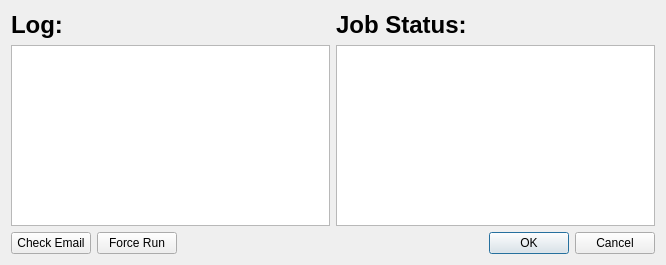
<?xml version="1.0" encoding="UTF-8"?>
<ui version="4.0">
 <class>Dialog</class>
 <widget class="QDialog" name="Dialog">
  <property name="geometry">
   <rect>
    <x>0</x>
    <y>0</y>
    <width>666</width>
    <height>265</height>
   </rect>
  </property>
  <property name="windowTitle">
   <string>Dialog</string>
  </property>
  <layout class="QVBoxLayout" name="verticalLayout_4">
   <item>
    <layout class="QVBoxLayout" name="verticalLayout_3">
     <item>
      <layout class="QHBoxLayout" name="horizontalLayout_4">
       <item>
        <layout class="QVBoxLayout" name="verticalLayout">
         <item>
          <layout class="QHBoxLayout" name="horizontalLayout">
           <item>
            <widget class="QLabel" name="label">
             <property name="text">
              <string>&lt;html&gt;&lt;head/&gt;&lt;body&gt;&lt;p&gt;&lt;span style=&quot; font-size:18pt; font-weight:600;&quot;&gt;Log:&lt;/span&gt;&lt;/p&gt;&lt;/body&gt;&lt;/html&gt;</string>
             </property>
            </widget>
           </item>
           <item>
            <spacer name="horizontalSpacer_2">
             <property name="orientation">
              <enum>Qt::Horizontal</enum>
             </property>
             <property name="sizeHint" stdset="0">
              <size>
               <width>40</width>
               <height>20</height>
              </size>
             </property>
            </spacer>
           </item>
          </layout>
         </item>
         <item>
          <widget class="QListWidget" name="listWidget_Log"/>
         </item>
        </layout>
       </item>
       <item>
        <layout class="QVBoxLayout" name="verticalLayout_2">
         <item>
          <layout class="QHBoxLayout" name="horizontalLayout_3">
           <item>
            <widget class="QLabel" name="label_2">
             <property name="text">
              <string>&lt;html&gt;&lt;head/&gt;&lt;body&gt;&lt;p&gt;&lt;span style=&quot; font-size:18pt; font-weight:600;&quot;&gt;Job Status:&lt;/span&gt;&lt;/p&gt;&lt;/body&gt;&lt;/html&gt;</string>
             </property>
            </widget>
           </item>
           <item>
            <spacer name="horizontalSpacer_3">
             <property name="orientation">
              <enum>Qt::Horizontal</enum>
             </property>
             <property name="sizeHint" stdset="0">
              <size>
               <width>40</width>
               <height>20</height>
              </size>
             </property>
            </spacer>
           </item>
          </layout>
         </item>
         <item>
          <widget class="QListWidget" name="listWidget_status"/>
         </item>
        </layout>
       </item>
      </layout>
     </item>
     <item>
      <layout class="QHBoxLayout" name="horizontalLayout_2">
       <item>
        <widget class="QPushButton" name="pushButton_email">
         <property name="text">
          <string>Check Email</string>
         </property>
         <property name="shortcut">
          <string>Ctrl+S</string>
         </property>
        </widget>
       </item>
       <item>
        <widget class="QPushButton" name="pushButton_run">
         <property name="text">
          <string>Force Run</string>
         </property>
        </widget>
       </item>
       <item>
        <spacer name="horizontalSpacer">
         <property name="orientation">
          <enum>Qt::Horizontal</enum>
         </property>
         <property name="sizeHint" stdset="0">
          <size>
           <width>40</width>
           <height>20</height>
          </size>
         </property>
        </spacer>
       </item>
       <item>
        <widget class="QDialogButtonBox" name="buttonJobInitiate">
         <property name="orientation">
          <enum>Qt::Horizontal</enum>
         </property>
         <property name="standardButtons">
          <set>QDialogButtonBox::Cancel|QDialogButtonBox::Ok</set>
         </property>
        </widget>
       </item>
      </layout>
     </item>
    </layout>
   </item>
  </layout>
 </widget>
 <resources/>
 <connections>
  <connection>
   <sender>buttonJobInitiate</sender>
   <signal>accepted()</signal>
   <receiver>Dialog</receiver>
   <slot>accept()</slot>
   <hints>
    <hint type="sourcelabel">
     <x>248</x>
     <y>254</y>
    </hint>
    <hint type="destinationlabel">
     <x>157</x>
     <y>274</y>
    </hint>
   </hints>
  </connection>
  <connection>
   <sender>buttonJobInitiate</sender>
   <signal>rejected()</signal>
   <receiver>Dialog</receiver>
   <slot>reject()</slot>
   <hints>
    <hint type="sourcelabel">
     <x>316</x>
     <y>260</y>
    </hint>
    <hint type="destinationlabel">
     <x>286</x>
     <y>274</y>
    </hint>
   </hints>
  </connection>
 </connections>
</ui>
